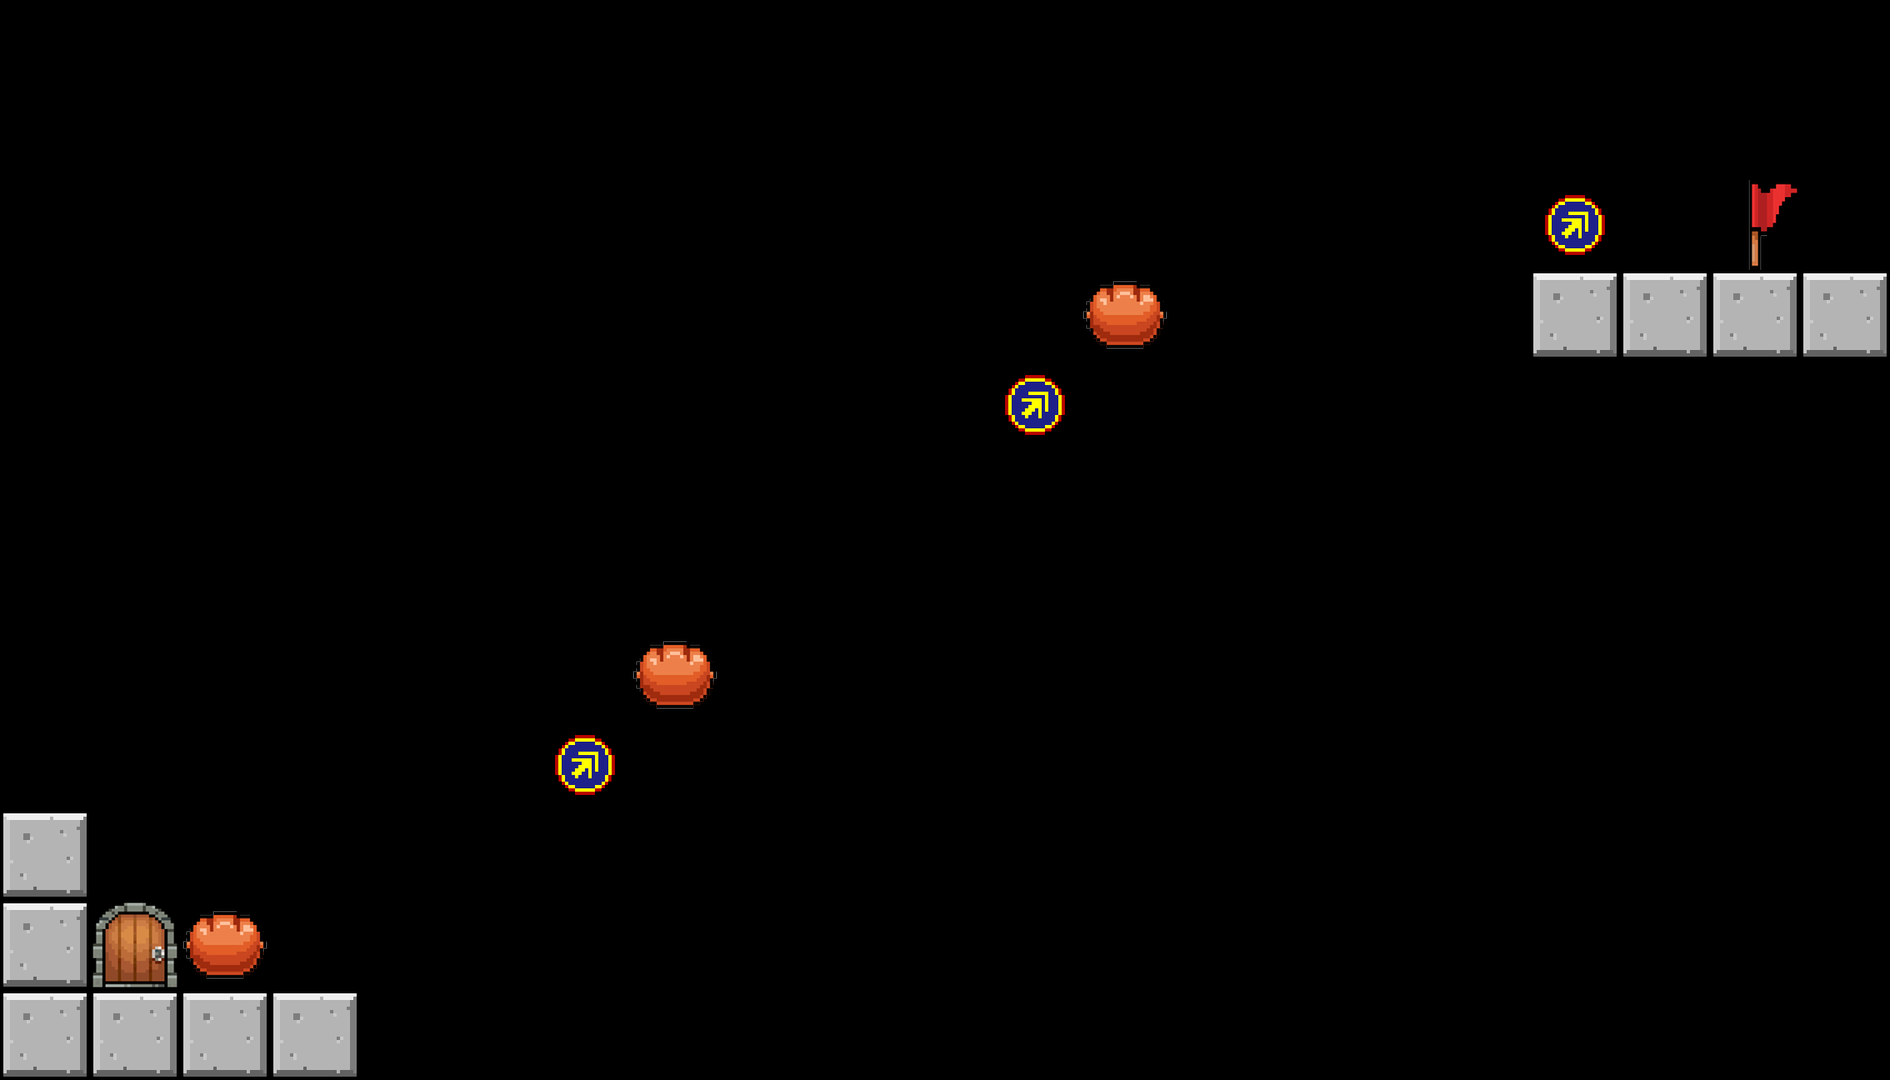

Rendered tile map (Tiled .tmx) drawn with the repository's tilesets; below, a short description and the full map source, tile grids included:
An orthogonal 21x12 tile map with 90x90 px tiles, 1 tile layer (TileLayer).

<map version="1.5" tiledversion="1.7.2" orientation="orthogonal" renderorder="right-down" width="21" height="12" tilewidth="90" tileheight="90" infinite="0" nextlayerid="2" nextobjectid="1">
 <tileset firstgid="1" source="tile_90.tsx" />
 <layer id="1" name="TileLayer" width="21" height="12">
  <data encoding="csv">
0,0,0,0,0,0,0,0,0,0,0,0,0,0,0,0,0,0,0,0,0,
0,0,0,0,0,0,0,0,0,0,0,0,0,0,0,0,0,0,0,0,0,
0,0,0,0,0,0,0,0,0,0,0,0,0,0,0,0,0,4,0,1,0,
0,0,0,0,0,0,0,0,0,0,0,0,3,0,0,0,0,6,6,6,6,
0,0,0,0,0,0,0,0,0,0,0,4,0,0,0,0,0,0,0,0,0,
0,0,0,0,0,0,0,0,0,0,0,0,0,0,0,0,0,0,0,0,0,
0,0,0,0,0,0,0,0,0,0,0,0,0,0,0,0,0,0,0,0,0,
0,0,0,0,0,0,0,3,0,0,0,0,0,0,0,0,0,0,0,0,0,
0,0,0,0,0,0,4,0,0,0,0,0,0,0,0,0,0,0,0,0,0,
6,0,0,0,0,0,0,0,0,0,0,0,0,0,0,0,0,0,0,0,0,
6,2,3,0,0,0,0,0,0,0,0,0,0,0,0,0,0,0,0,0,0,
6,6,6,6,0,0,0,0,0,0,0,0,0,0,0,0,0,0,0,0,0
</data>
 </layer>
</map>
